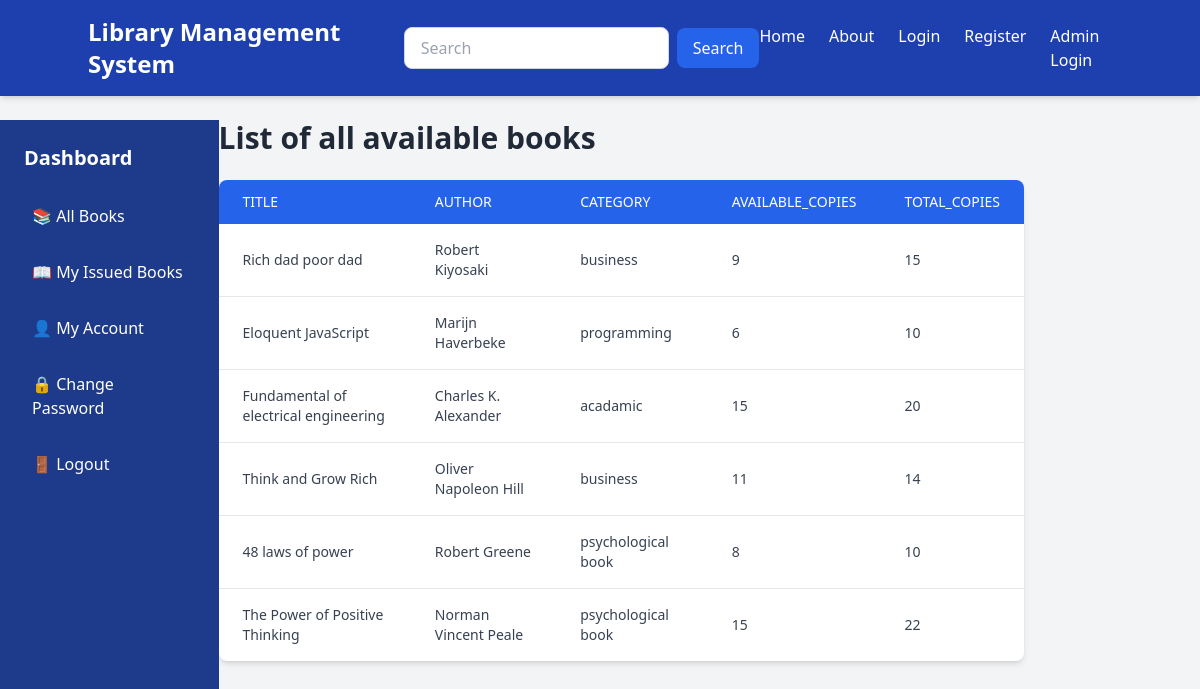
Screenshot of /available_books/ with the database file from the repository.
### base/models.py (models this page shows, shortened)
class Book(models.Model):
    title = models.CharField(max_length=255)
    author = models.ForeignKey(Author, on_delete=models.CASCADE, related_name="books")
    isbn = models.CharField(max_length=13, unique=True)  # ISBN-13 standard
    category = models.CharField(max_length=100)
    total_copies = models.PositiveIntegerField(default=1)
    available_copies = models.PositiveIntegerField(default=1)
    added_on = models.DateTimeField(auto_now_add=True)

class Author(models.Model):
    name = models.CharField(max_length=255)
    bio = models.TextField(blank=True, null=True)
    date_of_birth = models.DateField(blank=True, null=True)
    def __str__(self):
        return self.name

### base/views.py (the view)
def available_books(request):
  books = Book.objects.all()
  context = {'books':books,}
  return render(request, 'authenticate/available_books.html', context)

### base/templates/authenticate/Available_books.html (shortened to what this page needs)
<!DOCTYPE html>
{% extends 'authenticate/main.html' %} {% load static %}
    {% block content %}
    <div class="flex">
      <aside class="w-64 bg-blue-900 text-white h-screen p-6 sticky top-0">
        <h2 class="text-xl font-bold mb-6">Dashboard</h2>
        <ul class="space-y-4">
          <li>
            <a href="#" class="block p-2 rounded hover:bg-blue-700"
              >📚 All Books</a
            >
          </li>
          <li>
            <a href="#" class="block p-2 rounded hover:bg-blue-700"
              >📖 My Issued Books</a
            >
          </li>
          <li>
            <a href="#" class="block p-2 rounded hover:bg-blue-700"
              >👤 My Account</a
            >
          </li>
          <li>
            <a href="#" class="block p-2 rounded hover:bg-blue-700"
              >🔒 Change Password</a
            >
          </li>
          <li>
            <a href="#" class="block p-2 rounded hover:bg-red-600">🚪 Logout</a>
          </li>
        </ul>
      </aside>
      <body class="bg-gray-100 p-8">
          <div class="max-w-4xl mx-auto">
              <h1 class="text-3xl font-bold text-gray-800 mb-6">List of all available books</h1>
              <div class="bg-white shadow-md rounded-lg overflow-hidden">
                  <table class="min-w-full">
                      <thead class="bg-blue-600 text-white">
                          <tr>
                              <th class="px-6 py-3 text-left text-sm font-medium uppercase">Title</th>
                              <th class="px-6 py-3 text-left text-sm font-medium uppercase">Author</th>
                              <th class="px-6 py-3 text-left text-sm font-medium uppercase">category</th>
                              <th class="px-6 py-3 text-left text-sm font-medium uppercase">available_copies</th>
                              <th class="px-6 py-3 text-left text-sm font-medium uppercase">total_copies</th>
                          </tr>
                      </thead>
                      <tbody class="divide-y divide-gray-200">
                          {% for book in books %}
                          <tr class="hover:bg-gray-50 transition-colors">
                              <td class="px-6 py-4 text-sm text-gray-700">{{ book.title }}</td>
                              <td class="px-6 py-4 text-sm text-gray-700">{{ book.author }}</td>
                              <td class="px-6 py-4 text-sm text-gray-700">{{ book.category }}</td>
                              <td class="px-6 py-4 text-sm text-gray-700">{{ book.available_copies }}</td>
                              <td class="px-6 py-4 text-sm text-gray-700">{{ book.total_copies }}</td>
                          </tr>
                          {% endfor %}
                      </tbody>
                  </table>
              </div>
          </div>
      </body>
    </div>
    {% endblock content %}

### base/templates/authenticate/main.html (shortened to what this page needs)
<!DOCTYPE html>
{% load static %}
<html lang="en">
  <head>
    <script src="https://cdn.tailwindcss.com"></script>
  </head>
  <body class="bg-gray-100">
    <nav class="bg-blue-800 p-4 shadow-md">
      <div class="container mx-auto flex justify-between items-center">
        <a href="#" class="text-white text-2xl font-bold"
          >Library Management System</a
        >
        <form class="flex items-center space-x-2">
          <input
              class="px-4 py-2 border border-gray-300 rounded-lg focus:outline-none focus:ring-2 focus:ring-blue-500 focus:border-blue-500 transition-all"
              type="search"
              placeholder="Search"
              aria-label="Search"
          >
          <button
              class="px-4 py-2 bg-blue-600 text-white rounded-lg hover:bg-blue-700 focus:outline-none focus:ring-2 focus:ring-blue-500 focus:ring-offset-2 transition-all"
              type="submit"
          >
              Search
          </button>
      </form>
        <ul class="flex space-x-6">
          <li>
            <a
              href="{% url 'home' %}"
              class="text-white hover:text-yellow-300 transition"
              >Home</a
            >
          </li>
          <li>
            <a
              href="{% url 'about' %}"
              class="text-white hover:text-yellow-300 transition"
              >About</a
            >
          </li>
          <li>
            <a
              href="{% url 'login' %}"
              class="text-white hover:text-yellow-300 transition"
              >Login</a
            >
          </li>
          <li>
            <a
              href="{% url 'register' %}"
              class="text-white hover:text-yellow-300 transition"
              >Register</a
            >
          </li>
          <li>
            <a href="#" class="text-white hover:text-yellow-300 transition"
              >Admin Login</a
            >
          </li>
        </ul>
      </div>
    </nav>
    <div class="container">
      <br />
      {% block content %} {% endblock content %}
    </div>
  </body>
</html>

### rows the page displays
Book: title "Rich dad poor dad", author "Robert Kiyosaki", category "business", available_copies "9", total_copies "15"
Book: title "Eloquent JavaScript", author "Marijn Haverbeke", category "programming", available_copies "6", total_copies "10"
Book: title "Fundamental of electrical engineering", author "Charles K. Alexander", category "acadamic", available_copies "15", total_copies "20"
Book: title "Think and Grow Rich", author "Oliver Napoleon Hill", category "business", available_copies "11", total_copies "14"
Book: title "48 laws of power", author "Robert Greene", category "psychological book", available_copies "8", total_copies "10"
Book: title "The Power of Positive Thinking", author "Norman Vincent Peale", category "psychological book", available_copies "15", total_copies "22"
